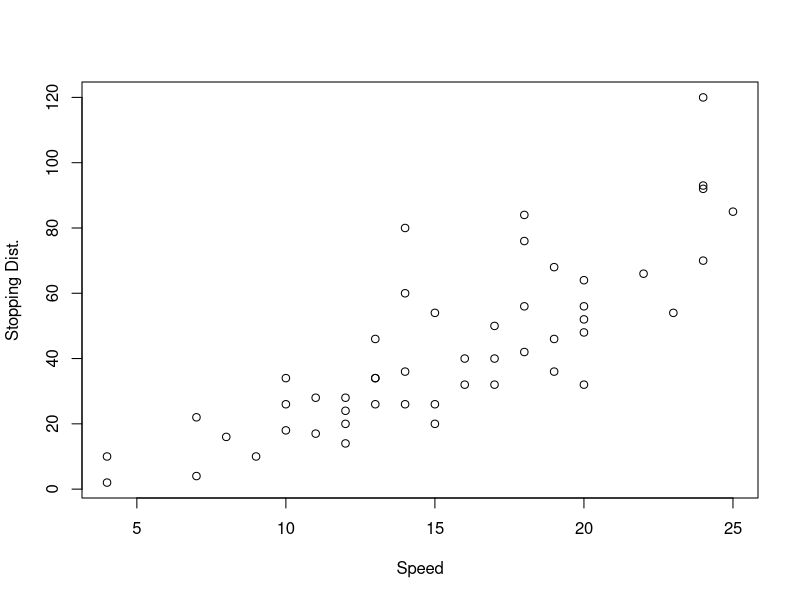

This chart was generated by the following R code:
## ---- chunk 1
knitr::opts_chunk$set(echo = FALSE)
knitr::opts_chunk$set(dev = 'pdf')
## ---- chunk 2
library(knitr)
hook_output = knit_hooks$get('output')
knit_hooks$set(output = function(x, options) {
  # this hook is used only when the linewidth option is not NULL
  if (!is.null(n <- options$linewidth)) {
    x = knitr:::split_lines(x)
    # any lines wider than n should be wrapped
    if (any(nchar(x) > n)) x = strwrap(x, width = n)
    x = paste(x, collapse = '\n')
  }
  hook_output(x, options)
})
## ---- chunk 3
library(dslabs)
library(class)
tr<-cbind(mnist_27$train$x_1,mnist_27$train$x_2)
te<-cbind(mnist_27$test$x_1,mnist_27$test$x_2)
k3<-knn(tr,te, mnist_27$train$y,3)
sum(k3==mnist_27$test$y)/length(mnist_27$test$y)
## ---- chunk 4
plot(cars$speed,cars$dist,xlab="Speed",ylab="Stopping Dist.")
